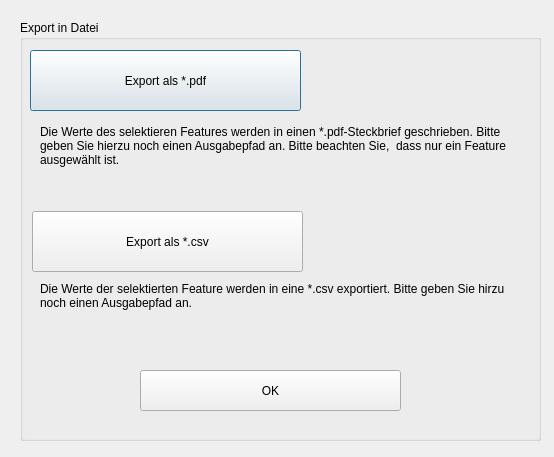
<?xml version="1.0" encoding="UTF-8"?>
<ui version="4.0">
 <class>Dialog</class>
 <widget class="QDialog" name="Dialog">
  <property name="geometry">
   <rect>
    <x>0</x>
    <y>0</y>
    <width>554</width>
    <height>457</height>
   </rect>
  </property>
  <property name="windowTitle">
   <string>Dialog</string>
  </property>
  <widget class="QGroupBox" name="exportBox">
   <property name="geometry">
    <rect>
     <x>20</x>
     <y>20</y>
     <width>521</width>
     <height>421</height>
    </rect>
   </property>
   <property name="title">
    <string>Export in Datei</string>
   </property>
   <widget class="QPushButton" name="btnPDF">
    <property name="geometry">
     <rect>
      <x>10</x>
      <y>30</y>
      <width>271</width>
      <height>61</height>
     </rect>
    </property>
    <property name="text">
     <string>Export als *.pdf</string>
    </property>
   </widget>
   <widget class="QLabel" name="label">
    <property name="geometry">
     <rect>
      <x>20</x>
      <y>100</y>
      <width>491</width>
      <height>51</height>
     </rect>
    </property>
    <property name="text">
     <string>Die Werte des selektieren Features werden in einen *.pdf-Steckbrief geschrieben. Bitte geben Sie hierzu noch einen Ausgabepfad an. Bitte beachten Sie,  dass nur ein Feature ausgewählt ist.</string>
    </property>
    <property name="wordWrap">
     <bool>true</bool>
    </property>
   </widget>
   <widget class="QPushButton" name="btnCSV">
    <property name="geometry">
     <rect>
      <x>12</x>
      <y>191</y>
      <width>271</width>
      <height>61</height>
     </rect>
    </property>
    <property name="text">
     <string>Export als *.csv</string>
    </property>
   </widget>
   <widget class="QLabel" name="label_2">
    <property name="geometry">
     <rect>
      <x>20</x>
      <y>260</y>
      <width>481</width>
      <height>31</height>
     </rect>
    </property>
    <property name="text">
     <string>Die Werte der selektierten Feature werden in eine *.csv exportiert. Bitte geben Sie hirzu noch einen Ausgabepfad an.</string>
    </property>
    <property name="wordWrap">
     <bool>true</bool>
    </property>
   </widget>
   <widget class="QPushButton" name="btnOK">
    <property name="geometry">
     <rect>
      <x>120</x>
      <y>350</y>
      <width>261</width>
      <height>41</height>
     </rect>
    </property>
    <property name="text">
     <string>OK</string>
    </property>
   </widget>
  </widget>
 </widget>
 <resources/>
 <connections/>
</ui>
